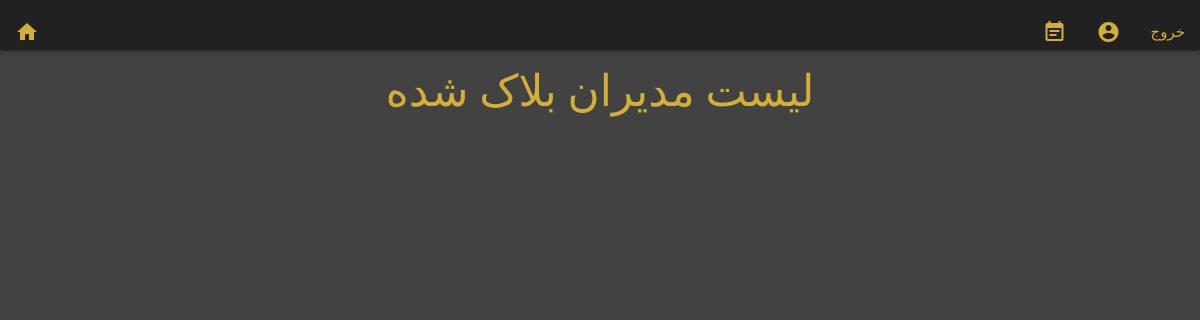
/masteruser/bannedlist/ (signed in), run on an earlier commit of the app's database.
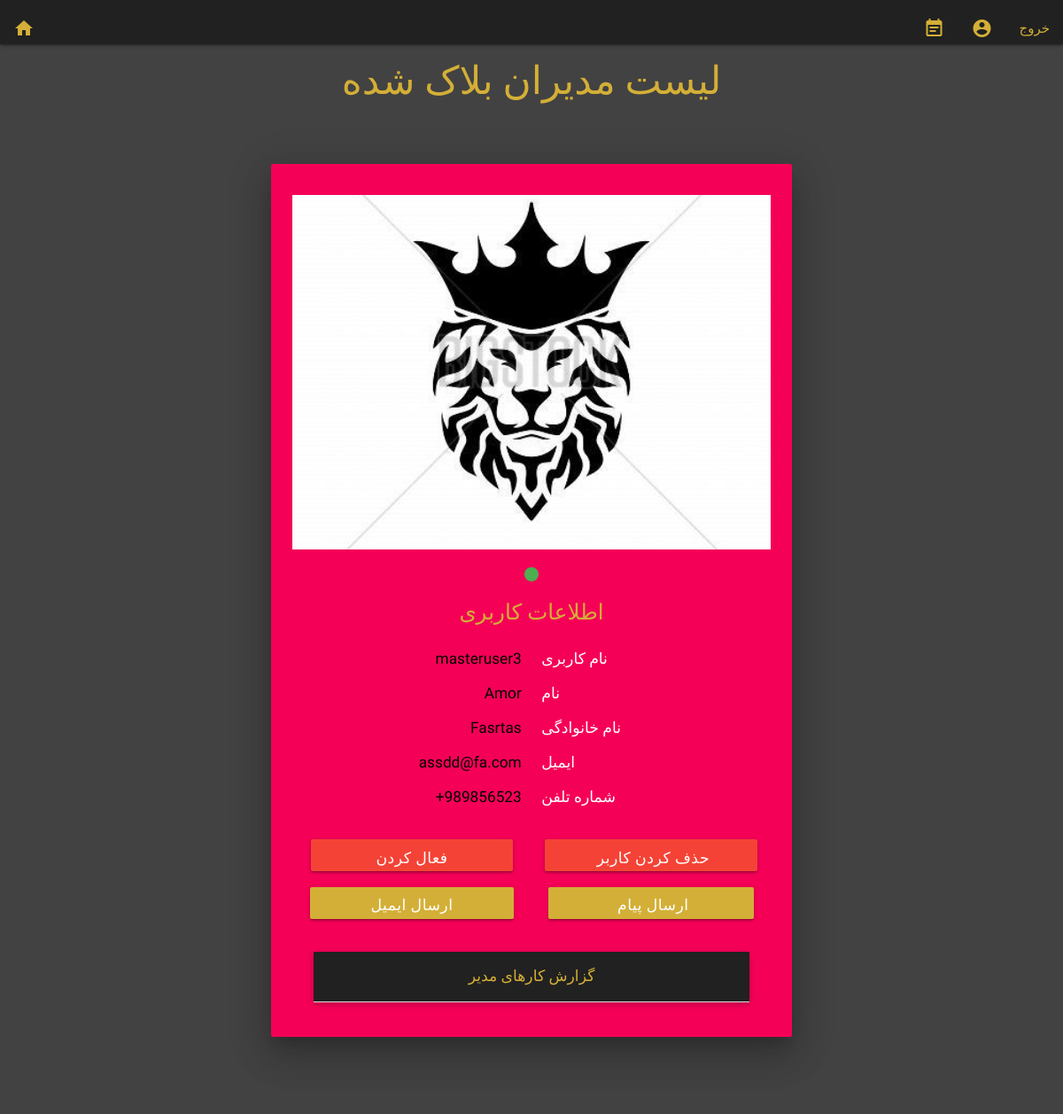
And on a later commit of the database.
### masteruser/models.py (models this page shows, shortened)
class MasterUserModel(models.Model):
    user = models.OneToOneField(settings.AUTH_USER_MODEL, on_delete = models.CASCADE,
                               related_name='masterusers', primary_key = True)
    phone_number = models.CharField(max_length = 20, blank = False, null = False)
    picture = models.ImageField(default = r'masteruser/default/default_masteruser.jpg',
                                 upload_to=r'masteruser/coverpicture')

### accounts/models.py (models this page shows, shortened)
class UserModel(AbstractUser):
    first_name = models.CharField(max_length=216, null = False, blank = False)
    last_name = models.CharField(max_length=216, null = False, blank = False)
    is_sportclub = models.BooleanField('SportClub Status', default = False)
    is_commonuser = models.BooleanField('CommonUser Status', default = False)
    is_masteruser = models.BooleanField('MasterUser Status', default = False)
    email = models.EmailField(unique = True, blank = False)
    slug = models.SlugField(unique = True, null = False, blank = False)
    picture = models.ImageField(upload_to =r'superuser/coverpicture',
                                null = True, blank = True, default = r'superuser/default/Koala.jpg')
    user_logs = models.TextField(default='',null = True)

### masteruser/views.py (the view)
# urls.py: path('bannedlist/', BannedMasterUserListView.as_view(), name='bannedlist'),
@method_decorator([login_required, superuser_required], name='dispatch')
class BannedMasterUserListView(ListView):
    model = MasterUserModel
    context_object_name = 'masterusers'
    template_name = 'masteruser/bannedmasteruserlist.html'

### masteruser/templates/masteruser/bannedmasteruserlist.html (shortened to what this page needs)
{% extends "base_templates/base1.html" %}
{% block body_block %}
<div class="section fMarkazi white-text">
  <div class="container">
  <div class="container"><br>
<span class="center-align"><h3 class="fMarkazi gold-text";>لیست مدیران بلاک شده</h3><br><br></span>
  <div class="row center">
    {% for masteruser in masterusers %}
    {% if not masteruser.user.is_active %}
  <div class="card-panel hoverable pink accent-3 z-depth-5">
    <h6>
      {% if masteruser.picture %}
          <div class="slider">
              <ul class="slides">
          <li>
            <img src="{{masteruser.picture.url}}">
          </li>
        </ul>
      </div>
      {% endif %}
<div class="row">
  <div class="row">
    <h5 class="gold-text">اطلاعات کاربری</h5>
  </div>
      <div class="col s6 m6 l6 right-align black-text black-text">{{masteruser.user.username}}</div>
      <div class="col s6 m6 l6 left-align">نام کاربری</div>
    </div>
    <div class="row">
      <div class="col s6 m6 l6 right-align black-text">{{masteruser.user.first_name}}</div>
      <div class="col s6 m6 l6 left-align">نام</div>
    </div>
    <div class="row">
      <div class="col s6 m6 l6 right-align black-text">{{masteruser.user.last_name}}</div>
      <div class="col s6 m6 l6 left-align">نام خانوادگی</div>
    </div>
    <div class="row">
      <div class="col s6 m6 l6 right-align black-text">{{masteruser.user.email}}</div>
      <div class="col s6 m6 l6 left-align">ایمیل</div>
    </div>
    <div class="row">
      <div class="col s6 m6 l6 right-align black-text">{{masteruser.phone_number}}</div>
      <div class="col s6 m6 l6 left-align">شماره تلفن</div>
    </div>
    <br>
    <div class="row">
      <div class="col s12 m6 l6 center-align"><a style="white-space:pre" href="{% url 'masteruser:unbanmodal' slug=masteruser.user.slug %}" class="waves-effect waves-light btn modal-trigger modal-close red white-text"><h6><span>            </span>فعال کردن<span>            </span></h6></a><p></p>
</div>
      <div class="col s12 m6 l6 center-align"><a style="white-space:pre" href="{% url 'masteruser:deletemodal' slug=masteruser.user.slug %}" class="hoverable waves-effect waves-light btn red white-text"><h6><span>         </span>حذف کردن کاربر<span>        </span></h6></a><p></p>
</div>
      <div class="col s12 m6 l6 center-align"><a style="white-space:pre" href="{% url 'masteruser:sendemail' slug=masteruser.user.slug %}" class="hoverable waves-effect waves-light btn gold white-text"><h6><span>           </span>ارسال ایمیل<span>           </span></h6></a><p></p>
</div>
      <div class="col s12 m6 l6 center-align"><a style="white-space:pre" href="{% url 'masteruser:sendsms' slug=masteruser.user.slug %}" class="hoverable waves-effect waves-light btn gold white-text"><h6>             <span>ارسال پیام</span>            </h6></a><p></p>
</div>
    </div>
      <ul class="collapsible popout gold-text">
      <li>
        <div class="collapsible-header grey darken-4 " style="display: block;">
          گزارش کارهای مدیر
        </div>
      </li>
      </ul>
</h6>
  </div>
  <br><br>
  {% endif %}
  {% endfor %}
</div>
</div>
</div>
</div>
{% endblock %}

### templates/base_templates/base1.html (shortened to what this page needs)
{% load static %}
<!DOCTYPE html>
<html>
  <head>
    <link type="text/css" rel="stylesheet" href="{% static 'css/materialize.min.css' %}" media="screen,projection"/>
    <link type="text/css" rel="stylesheet" href="{% static 'css/style.css' %}"/>
  </head>
    <body class="grey darken-3">
      <nav class="navbar-fixed grey darken-4" >
        <div class="nav-wrapper">
          <ul class="left">
            <li><a href="{% url 'index' %}" class="gold-text tooltipped" data-tooltip="صفحه اصلی"><i class=" material-icons">home</i></a></li>
          </ul>
          <ul class="right hide-on-med-and-down">
            {% if user.is_authenticated %}
            {% if user.is_superuser %}
            <li><a href="{% url 'accounts:workspace' slug=user.slug %}" class="tooltipped" data-position="bottom" data-tooltip="میز کار"><i style="color:#d4af37;" class=" material-icons">event_note</i></a></li>
            <li><a href="{% url 'accounts:profile' slug=user.slug %}" class=" tooltipped" data-position="bottom" data-tooltip="پروفایل ‍‍"><i style="color:#d4af37;" class="material-icons">account_circle</i></a></li>
            <li><a href="{% url 'logout' %}"><div class="fLalezar gold-text" >خروج</div></a></li>
            {% endif %}
            {% endif %}
          </ul>
        </div>
      </nav>
      {% block body_block %}
      {% endblock %}
    </body>
  </html>

### statics/css/style.css (style rules this page uses)
.fMarkazi { font-family: 'Markazi Text', serif; }
.fLalezar { font-family: 'Lalezar', cursive; }
.gold { background-color: #d4af37; }
.gold-text { color: #d4af37; }
.navbar-fixed { position: fixed; top: 0; left: 0; right: 0; height: 50px; background-color: #BEBEBE; }

What changed in the data, as far as the page shows it:
added MasterUserModel: user.username "masteruser3", user.first_name "Amor", user.last_name "Fasrtas", user.email "assdd@fa.com", phone_number "+989856523"
